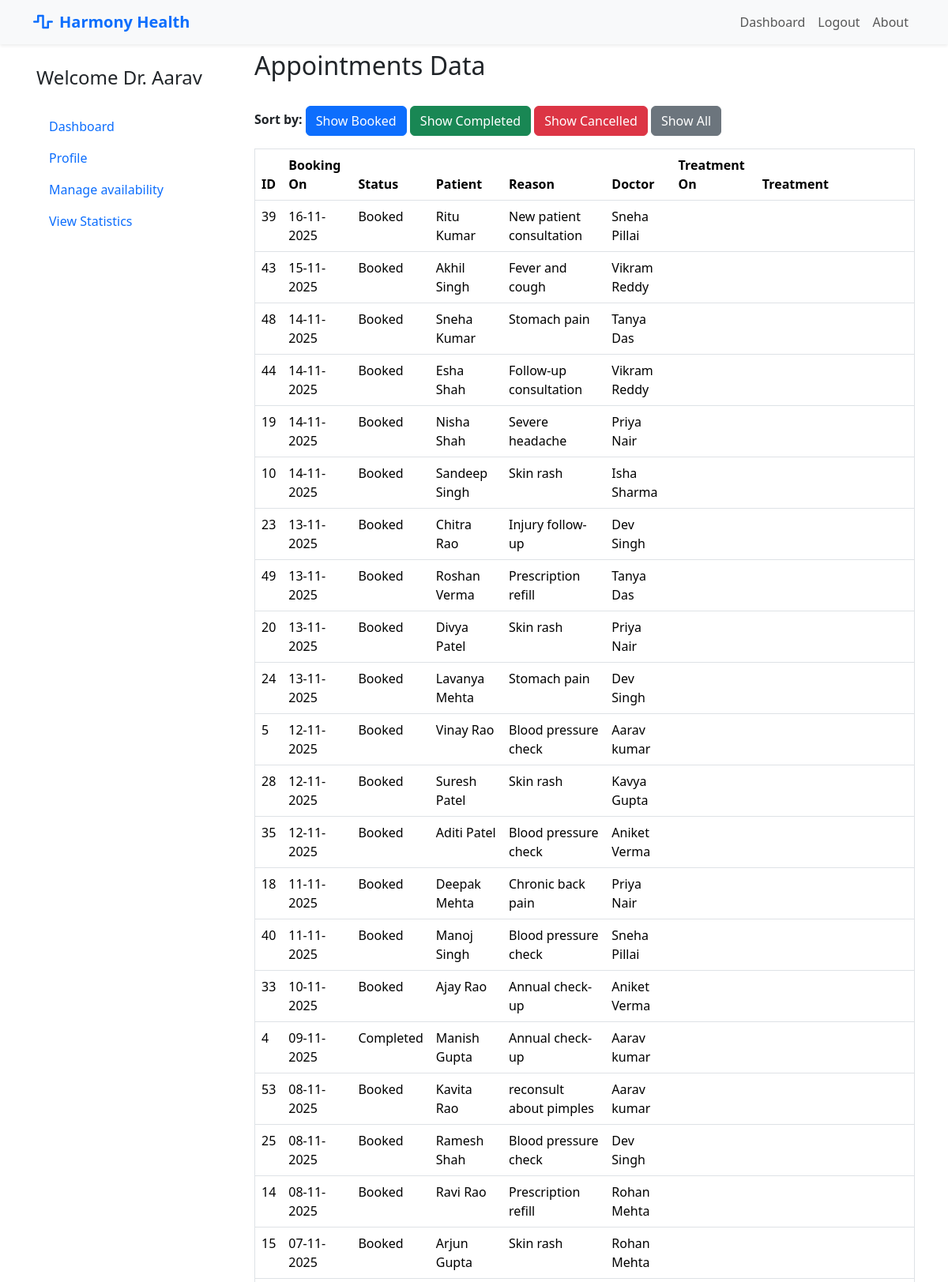
The app's page /admin/view_appointments (signed in, upper part) with its own data.
### models.py (models this page shows, shortened)
class User(UserMixin, db.Model):
    __tablename__ = 'users'
    id = db.Column(db.Integer, primary_key=True)
    email = db.Column(db.String(150), unique=True, nullable=False)
    password = db.Column(db.String(200), nullable=False)
    first_name = db.Column(db.String(100), nullable=False)
    last_name = db.Column(db.String(100), nullable=False)
    created_at = db.Column(db.DateTime, default=datetime.utcnow)
    role = db.Column(db.String(20), nullable=False)
    contact_number = db.Column(db.String(100), nullable=True)
    gender = db.Column(db.String(10), nullable=True)
    dob = db.Column(db.Date, nullable=True)
    address = db.Column(db.String(255), nullable=True)
    patient_appointments = db.relationship('Appointment', foreign_keys='Appointment.patient_id', back_populates='patient', lazy=True)
    qualification = db.Column(db.String(200))
    specialization_id = db.Column(db.Integer, db.ForeignKey('departments.id'), nullable=True)
    specialization = db.relationship('Department', back_populates='doctors')
    doctor_appointments = db.relationship('Appointment', foreign_keys='Appointment.doctor_id', back_populates='doctor', lazy=True)

class Appointment(db.Model):
    __tablename__ = 'appointments'
    id = db.Column(db.Integer, primary_key=True)
    patient_id = db.Column(db.Integer, db.ForeignKey('users.id'), nullable=False)
    patient = db.relationship('User', foreign_keys=[patient_id], back_populates='patient_appointments')
    appointment_datetime = db.Column(db.DateTime, nullable=False)
    reason = db.Column(db.Text)
    status = db.Column(db.String(20), nullable=False, default='Booked')
    created_at = db.Column(db.DateTime, default=datetime.utcnow)
    doctor_id = db.Column(db.Integer, db.ForeignKey('users.id'), nullable=False)
    doctor = db.relationship('User', foreign_keys=[doctor_id], back_populates='doctor_appointments')
    treatment = db.relationship('Treatment', back_populates='appointment', uselist=False, cascade='all, delete-orphan')

### routes/admin.py (the view)
@admin.route('/view_appointments')
@login_required
def view_appointments():
    check_user_role('admin')
    sort_by = request.args.get('sort', '').lower()
    query = Appointment.query
    if sort_by == 'booked':
        query = query.filter_by(status='Booked')
    elif sort_by == 'completed':
        query = query.filter_by(status='Completed')
    elif sort_by == 'cancelled':
        query = query.filter_by(status='Cancelled')
    appointments = query.order_by(
        Appointment.appointment_datetime.desc()).all()
    return render_template('admin/appointment/appointments.html',
                           appointments=appointments,
                           current_sort=sort_by)

### app.py (called while the page is built)
def create_app():
    app = Flask(__name__)
    app.secret_key = 'app_secret_key'
    app.config['SQLALCHEMY_DATABASE_URI'] = 'sqlite:///hospital.db'
    db.init_app(app)
    bcrypt.init_app(app)
    login_manager.init_app(app)
    login_manager.login_view = 'auth.login'
    @login_manager.user_loader
    def load_user(user_id):
        return User.query.get(int(user_id))
    app.register_blueprint(auth, url_prefix='/auth')
    app.register_blueprint(admin, url_prefix='/admin')
    app.register_blueprint(doctor, url_prefix='/doctor')
    app.register_blueprint(patient, url_prefix='/patient')
    app.register_blueprint(api_bp, url_prefix='/api')
    with app.app_context():
        db.create_all()
        print('Database Created Successfully !!')
    return app

### routes/auth.py (called while the page is built)
def check_user_role(role):
    if current_user.role not in role:
        flash(f'You must be an {role} to view this page.')
        return redirect(url_for('auth.login'))

### templates/admin/appointment/appointments.html (shortened to what this page needs)
{% extends "base.html" %}
{% block main %}
<h2>Appointments Data</h2><br>
<div class="mb-3">
    <b>Sort by:</b>
    <a href="{{ url_for('admin.view_appointments', sort='booked') }}" class="btn btn-primary">Show Booked</a>
    <a href="{{ url_for('admin.view_appointments', sort='completed') }}" class="btn btn-success">Show Completed</a>
    <a href="{{ url_for('admin.view_appointments', sort='cancelled') }}" class="btn btn-danger">Show Cancelled</a>
    <a href="{{ url_for('admin.view_appointments') }}" class="btn btn-secondary">Show All</a>
</div>
<table border="solid" class="table">
    <thead>
        <tr>
            <th>ID</th>
            <th>Booking On</th>
            <th>Status</th>
            <th>Patient</th>
            <th>Reason</th>
            <th>Doctor</th>
            <th>Treatment On</th>
            <th>Treatment</th>
        </tr>
    </thead>
    <tbody>
        {% for appointment in appointments %}
        <tr>
            <td>{{ appointment.id }} </td>
            <td>{{ appointment.appointment_datetime.strftime('%d-%m-%Y') }}</td>
            <td>{{ appointment.status }}</td>
            <td>{{ appointment.patient.first_name }} {{ appointment.patient.last_name }} </td>
            <td>{{ appointment.reason }}</td>
            <td>{{ appointment.doctor.first_name }} {{ appointment.doctor.last_name }} </td>
            <td>
            </td>
            <td>{{ appointment.treatment.prescription }}</td>
        </tr>
        {% endfor %}
    </tbody>
</table>
{% endblock %}

### templates/base.html (shortened to what this page needs)
<!DOCTYPE html>
<html lang="en">
<head>
    <link href="https://cdn.jsdelivr.net/npm/bootstrap@5.3.3/dist/css/bootstrap.min.css" rel="stylesheet"
        xintegrity="sha384-QWTKZyjpPEjISv5WaRU9OFeRpok6YctnYmDr5pNlyT2bRjXh0JMhjY6hW+ALEwIH">
    <link rel="stylesheet" href="https://cdnjs.cloudflare.com/ajax/libs/font-awesome/6.5.1/css/all.min.css">
</head>
<body class="container-sm">
    <header>
        <nav class="navbar navbar-expand-lg bg-light fixed-top shadow-sm" id="mainNavbar">
            <div class="container">
                <a class="navbar-brand text-primary fw-bold" href="{{url_for('landing_page')}}">
                    <i class="fas fa-wave-square me-2"></i>Harmony Health
                </a>
                <div class="collapse navbar-collapse" id="navbarNav">
                    <ul class="navbar-nav ms-auto">
                        {% if current_user.is_authenticated %}
                        <li class="nav-item"><a href="{{url_for( current_user.role +'.dashboard')}}" class="nav-link "
                                aria-current="page">Dashboard</a></li>
                        {% else %}
                        <li class="nav-item"><a href="{{url_for( 'landing_page')}}" class="nav-link "
                                aria-current="page">Home</a></li>
                        {% endif %}
                        {% if not current_user.is_authenticated %}
                        <li class="nav-item"><a href="{{ url_for('auth.register') }}" class="nav-link">Register</a></li>
                        <li class="nav-item"><a href="{{ url_for('auth.login') }}" class="nav-link">Login</a></li>
                        {% else %}
                        <li class="nav-item"><a href="{{ url_for('auth.logout') }}" class="nav-link">Logout</a></li>
                        {% endif %}
                        <li class="nav-item"><a href="#" class="nav-link">About</a></li>
                    </ul>
                </div>
            </div>
        </nav>
    </header>
    <div class="row md-2 mt-5 pt-3">
        <div class="d-flex flex-column flex-shrink-0 p-3  min-vh-100" style="width: 280px;">
            {% if current_user.is_authenticated %}
            {% if current_user.role =='doctor' %}
            <span class="fs-4 ">Welcome Dr. {{ current_user.first_name }}</span>
            <br>
            <ul class="nav nav-pills flex-column mb-auto">
                <li> <a href="{{url_for('doctor.dashboard')}}" class="nav-link ">
                        Dashboard
                    </a> </li>
                <li> <a href="{{url_for('doctor.profile')}}" class="nav-link ">
                        Profile
                    </a> </li>
                <li class="nav-item"> <a href="{{ url_for('doctor.availability') }}" class="nav-link "
                        aria-current="page">
                        Manage availability
                    </a> </li>
                <li> <a href="{{url_for('doctor.stats')}}" class="nav-link ">
                        View Statistics
                    </a> </li>
            </ul>
            {% endif %}
            {% endif %}
        </div>
        <div class="col">
            {% block main %}
            {% endblock %}
        </div>
    </div>
</body>
</html>

### records on screen
User: first_name "Aarav"
Appointment: id "39", appointment_datetime "16-11-2025", status "Booked", patient.first_name "Ritu", patient.last_name "Kumar", reason "New patient consultation", doctor.first_name "Sneha", doctor.last_name "Pillai"
Appointment: id "43", appointment_datetime "15-11-2025", status "Booked", patient.first_name "Akhil", patient.last_name "Singh", reason "Fever and cough", doctor.first_name "Vikram", doctor.last_name "Reddy"
Appointment: id "48", appointment_datetime "14-11-2025", status "Booked", patient.first_name "Sneha", patient.last_name "Kumar", reason "Stomach pain", doctor.first_name "Tanya", doctor.last_name "Das"
Appointment: id "44", appointment_datetime "14-11-2025", status "Booked", patient.first_name "Esha", patient.last_name "Shah", reason "Follow-up consultation", doctor.first_name "Vikram", doctor.last_name "Reddy"
Appointment: id "19", appointment_datetime "14-11-2025", status "Booked", patient.first_name "Nisha", patient.last_name "Shah", reason "Severe headache", doctor.first_name "Priya", doctor.last_name "Nair"
Appointment: id "10", appointment_datetime "14-11-2025", status "Booked", patient.first_name "Sandeep", patient.last_name "Singh", reason "Skin rash", doctor.first_name "Isha", doctor.last_name "Sharma"
Appointment: id "23", appointment_datetime "13-11-2025", status "Booked", patient.first_name "Chitra", patient.last_name "Rao", reason "Injury follow-up", doctor.first_name "Dev", doctor.last_name "Singh"
Appointment: id "49", appointment_datetime "13-11-2025", status "Booked", patient.first_name "Roshan", patient.last_name "Verma", reason "Prescription refill", doctor.first_name "Tanya", doctor.last_name "Das"
Appointment: id "20", appointment_datetime "13-11-2025", status "Booked", patient.first_name "Divya", patient.last_name "Patel", reason "Skin rash", doctor.first_name "Priya", doctor.last_name "Nair"
Appointment: id "24", appointment_datetime "13-11-2025", status "Booked", patient.first_name "Lavanya", patient.last_name "Mehta", reason "Stomach pain", doctor.first_name "Dev", doctor.last_name "Singh"
Appointment: id "5", appointment_datetime "12-11-2025", status "Booked", patient.first_name "Vinay", patient.last_name "Rao", reason "Blood pressure check", doctor.first_name "Aarav", doctor.last_name "kumar"
Appointment: id "28", appointment_datetime "12-11-2025", status "Booked", patient.first_name "Suresh", patient.last_name "Patel", reason "Skin rash", doctor.first_name "Kavya", doctor.last_name "Gupta"
Appointment: id "35", appointment_datetime "12-11-2025", status "Booked", patient.first_name "Aditi", patient.last_name "Patel", reason "Blood pressure check", doctor.first_name "Aniket", doctor.last_name "Verma"
Appointment: id "18", appointment_datetime "11-11-2025", status "Booked", patient.first_name "Deepak", patient.last_name "Mehta", reason "Chronic back pain", doctor.first_name "Priya", doctor.last_name "Nair"
Appointment: id "40", appointment_datetime "11-11-2025", status "Booked", patient.first_name "Manoj", patient.last_name "Singh", reason "Blood pressure check", doctor.first_name "Sneha", doctor.last_name "Pillai"
Appointment: id "33", appointment_datetime "10-11-2025", status "Booked", patient.first_name "Ajay", patient.last_name "Rao", reason "Annual check-up", doctor.first_name "Aniket", doctor.last_name "Verma"
Appointment: id "4", appointment_datetime "09-11-2025", status "Completed", patient.first_name "Manish", patient.last_name "Gupta", reason "Annual check-up", doctor.first_name "Aarav", doctor.last_name "kumar"
Appointment: id "53", appointment_datetime "08-11-2025", status "Booked", patient.first_name "Kavita", patient.last_name "Rao", reason "reconsult about pimples", doctor.first_name "Aarav", doctor.last_name "kumar"
Appointment: id "25", appointment_datetime "08-11-2025", status "Booked", patient.first_name "Ramesh", patient.last_name "Shah", reason "Blood pressure check", doctor.first_name "Dev", doctor.last_name "Singh"
Appointment: id "14", appointment_datetime "08-11-2025", status "Booked", patient.first_name "Ravi", patient.last_name "Rao", reason "Prescription refill", doctor.first_name "Rohan", doctor.last_name "Mehta"
Appointment: id "15", appointment_datetime "07-11-2025", status "Booked", patient.first_name "Arjun", patient.last_name "Gupta", reason "Skin rash", doctor.first_name "Rohan", doctor.last_name "Mehta"
